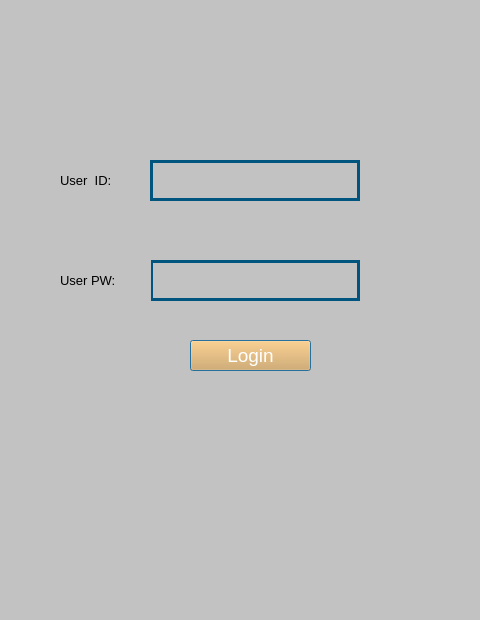
<?xml version="1.0" encoding="UTF-8"?>
<ui version="4.0">
 <class>Dialog</class>
 <widget class="QDialog" name="Dialog">
  <property name="geometry">
   <rect>
    <x>0</x>
    <y>0</y>
    <width>480</width>
    <height>620</height>
   </rect>
  </property>
  <property name="windowTitle">
   <string>Capstone Design Ⅱ</string>
  </property>
  <property name="styleSheet">
   <string notr="true">background-color:rgb(194, 194, 194);</string>
  </property>
  <widget class="QLabel" name="label_2">
   <property name="geometry">
    <rect>
     <x>60</x>
     <y>160</y>
     <width>91</width>
     <height>41</height>
    </rect>
   </property>
   <property name="styleSheet">
    <string notr="true">font-size:10pt;
color: rgb(0, 0, 0);</string>
   </property>
   <property name="text">
    <string>User  ID:</string>
   </property>
  </widget>
  <widget class="QLineEdit" name="ID">
   <property name="geometry">
    <rect>
     <x>150</x>
     <y>160</y>
     <width>210</width>
     <height>41</height>
    </rect>
   </property>
   <property name="styleSheet">
    <string notr="true">font-size:14pt;
color: rgb(0, 0, 0);
border: 3px solid rgb(0, 85, 127);</string>
   </property>
  </widget>
  <widget class="QLineEdit" name="PW">
   <property name="geometry">
    <rect>
     <x>150</x>
     <y>260</y>
     <width>210</width>
     <height>41</height>
    </rect>
   </property>
   <property name="styleSheet">
    <string notr="true">font-size:14pt;
color: rgb(0, 0, 0);
border: 3px solid rgb(0, 85, 127);</string>
   </property>
   <property name="text">
    <string/>
   </property>
  </widget>
  <widget class="QLabel" name="label_4">
   <property name="geometry">
    <rect>
     <x>60</x>
     <y>260</y>
     <width>91</width>
     <height>41</height>
    </rect>
   </property>
   <property name="styleSheet">
    <string notr="true">font-size:10pt;
color: rgb(0, 0, 0);</string>
   </property>
   <property name="text">
    <string>User PW:</string>
   </property>
  </widget>
  <widget class="QPushButton" name="loginbutton">
   <property name="geometry">
    <rect>
     <x>190</x>
     <y>340</y>
     <width>121</width>
     <height>31</height>
    </rect>
   </property>
   <property name="styleSheet">
    <string notr="true">background-color: rgb(227, 162, 77);
font-size:14pt;
color: rgb(255, 255, 255);</string>
   </property>
   <property name="text">
    <string>Login</string>
   </property>
   <property name="default">
    <bool>true</bool>
   </property>
  </widget>
  <widget class="QLabel" name="label_9">
   <property name="geometry">
    <rect>
     <x>100</x>
     <y>80</y>
     <width>281</width>
     <height>71</height>
    </rect>
   </property>
   <property name="text">
    <string/>
   </property>
   <property name="pixmap">
    <pixmap>assets/google.png</pixmap>
   </property>
  </widget>
 </widget>
 <resources/>
 <connections/>
</ui>
